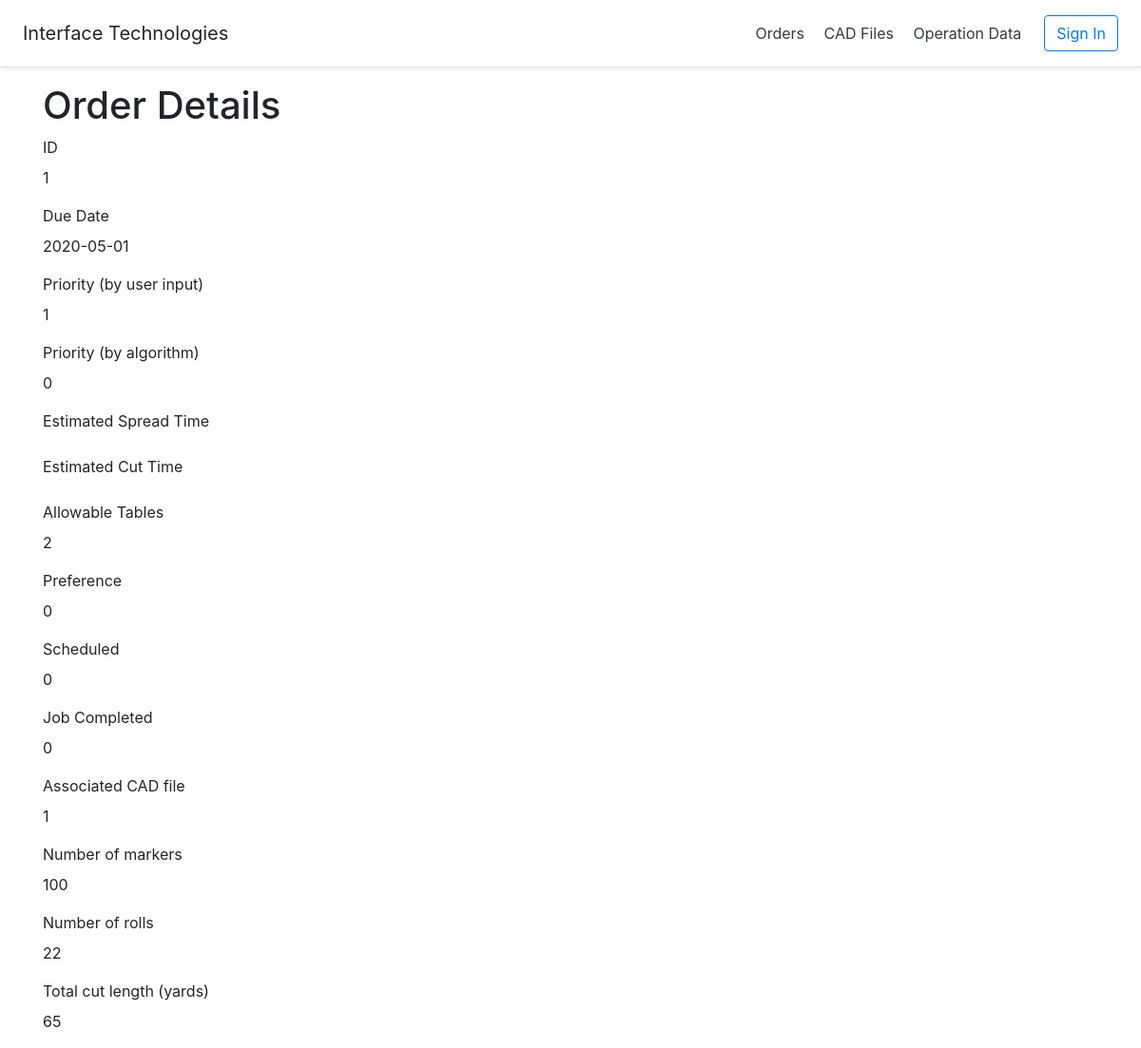
/index.php?action=job_order-read&id=1, run on an earlier commit of the app's database.
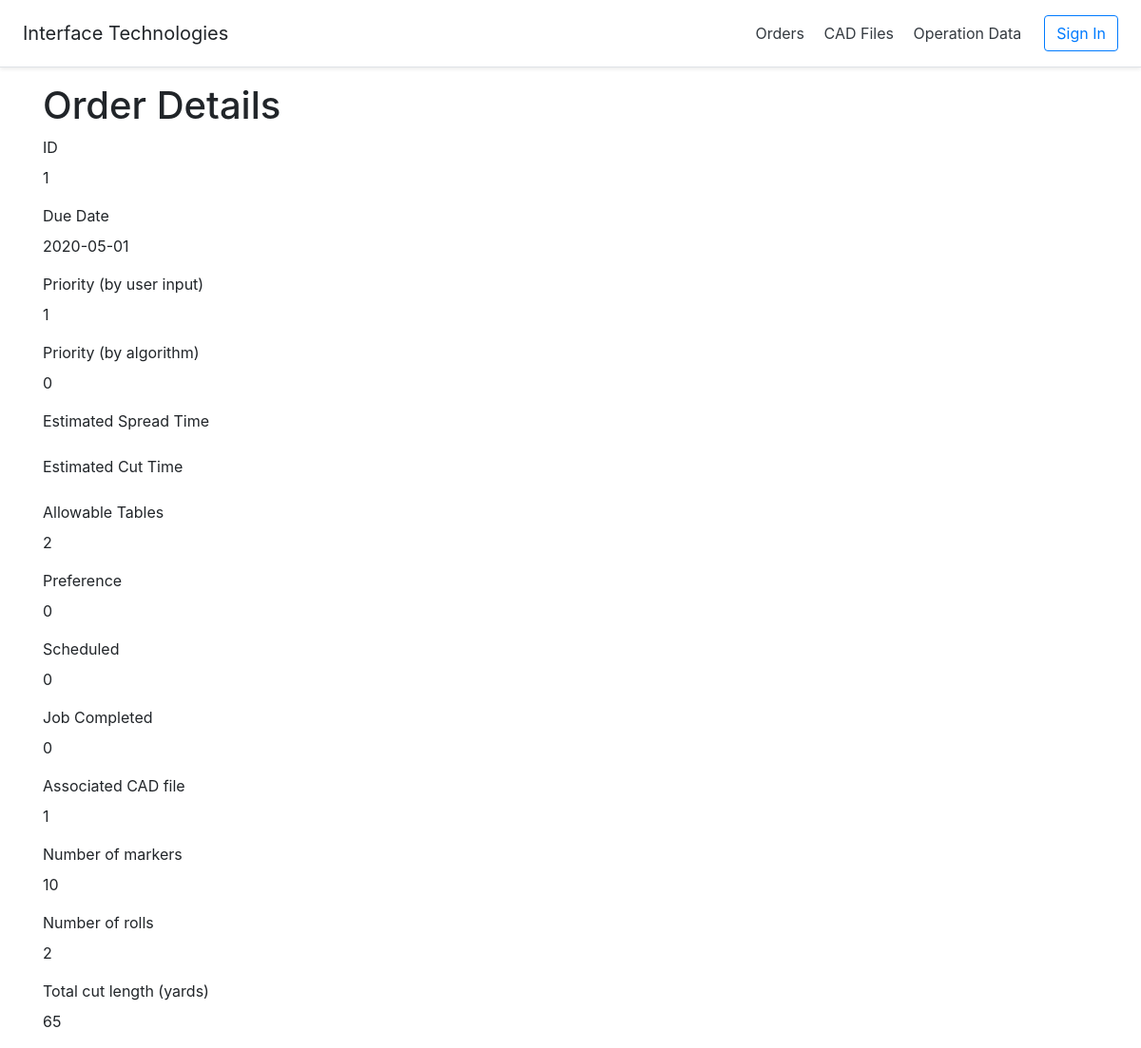
And on a later commit of the database.
### tables this page shows
CREATE TABLE JOB_ORDER
(
    id INT NOT NULL PRIMARY KEY AUTO_INCREMENT,
    due_date DATE,
    spread_time FLOAT,
    cut_time FLOAT,
    total_direct_time FLOAT,
    user_priority INT,
    generated_priority INT,
    allowable_table_ids VARCHAR(100),
    pref INT,
    scheduled VARCHAR(100),
    job_completed BOOLEAN,

    cadfile_id INT,

    NM INT,         
    TNR INT,       
    TCY INT     
);

### controllers/DBController.php (called while the page is built, shortened)
<?php
class DBController {
    private $host = "localhost";
    private $user = "root";
    private $password = "";
    private $database = "cutroom_db";
    private $conn;
    function __construct() {
        $this->conn = $this->connectDB();
    }
    function connectDB() {
        $conn = mysqli_connect($this->host,$this->user,$this->password,$this->database);
        return $conn;
    }
    function runQuery($query, $param_type, $param_value_array) {
        $sql = $this->conn->prepare($query);
        $this->bindQueryParams($sql, $param_type, $param_value_array);
        $sql->execute();
        $result = $sql->get_result();
        if ($result->num_rows > 0) {
            while($row = $result->fetch_assoc()) {
                $resultset[] = $row;
            }
        }
        if(!empty($resultset)) {
            return $resultset;
        }
    }
    function bindQueryParams($sql, $param_type, $param_value_array) {
        $param_value_reference[] = & $param_type;
        for($i=0; $i<count($param_value_array); $i++) {
            $param_value_reference[] = & $param_value_array[$i];
        }
        call_user_func_array(array(
            $sql,
            'bind_param'
        ), $param_value_reference);
    }
}
?>

### controllers/job_order.php (called while the page is built, shortened)
<?php
require_once 'DBController.php';
class Job_Order {
    private $db_handle;
    function __construct() {
        $this->db_handle = new DBController();
    }
    function getOrderById($order_id) {
        $query = "SELECT * FROM JOB_ORDER WHERE id = ?";
        $paramType = "i";
        $paramValue = array(
            $order_id
        );
        $result = $this->db_handle->runQuery($query, $paramType, $paramValue);
        return $result;
    }
}
?>

### views/job_order-read.php (the view, shortened to what this page needs)
<?php require_once "header.php"; ?>
    <div class="container">
        <div class="page-header">
            <h1>Order Details</h1>
        </div>
        <div class="form-group">
            <label>ID</label>
            <p class="form-control-static"><?php echo $result[0]["id"]; ?></p>
        </div>
        <div class="form-group">
            <label>Due Date</label>
            <p class="form-control-static"><?php echo $result[0]["due_date"]; ?></p>
        </div>
        <div class="form-group">
            <label>Priority (by user input)</label>
            <p class="form-control-static"><?php echo $result[0]["user_priority"]; ?></p>
        </div>
        <div class="form-group">
            <label>Priority (by algorithm)</label>
            <p class="form-control-static"><?php echo $result[0]["generated_priority"]; ?></p>
        </div>
        <div class="form-group">
            <label>Estimated Spread Time</label>
        </div>
        <div class="form-group">
            <label>Estimated Cut Time</label>
        </div>
        <div class="form-group">
            <label>Allowable Tables</label>
            <p class="form-control-static"><?php echo $result[0]["allowable_table_ids"]; ?></p>
        </div>
        <div class="form-group">
            <label>Preference</label>
            <p class="form-control-static"><?php echo $result[0]["pref"]; ?></p>
        </div>
        <div class="form-group">
            <label>Scheduled</label>
            <p class="form-control-static"><?php echo $result[0]["scheduled"]; ?></p>
        </div>
        <div class="form-group">
            <label>Job Completed</label>
            <p class="form-control-static"><?php echo $result[0]["job_completed"]; ?></p>
        </div>
        <div class="form-group">
            <label>Associated CAD file</label>
            <p class="form-control-static"><?php echo $result[0]["cadfile_id"]; ?></p>
        </div>
        <div class="form-group">
            <label>Number of markers</label>
            <p class="form-control-static"><?php echo $result[0]["NM"]; ?></p>
        </div>
        <div class="form-group">
            <label>Number of rolls</label>
            <p class="form-control-static"><?php echo $result[0]["TNR"]; ?></p>
        </div>
        <div class="form-group">
            <label>Total cut length (yards)</label>
            <p class="form-control-static"><?php echo $result[0]["TCY"]; ?></p>
        </div>
    </div>
</body>
</html>

What changed in the data, as far as the page shows it:
changed job_order id 1: NM "100" → "10"; TNR "22" → "2"
